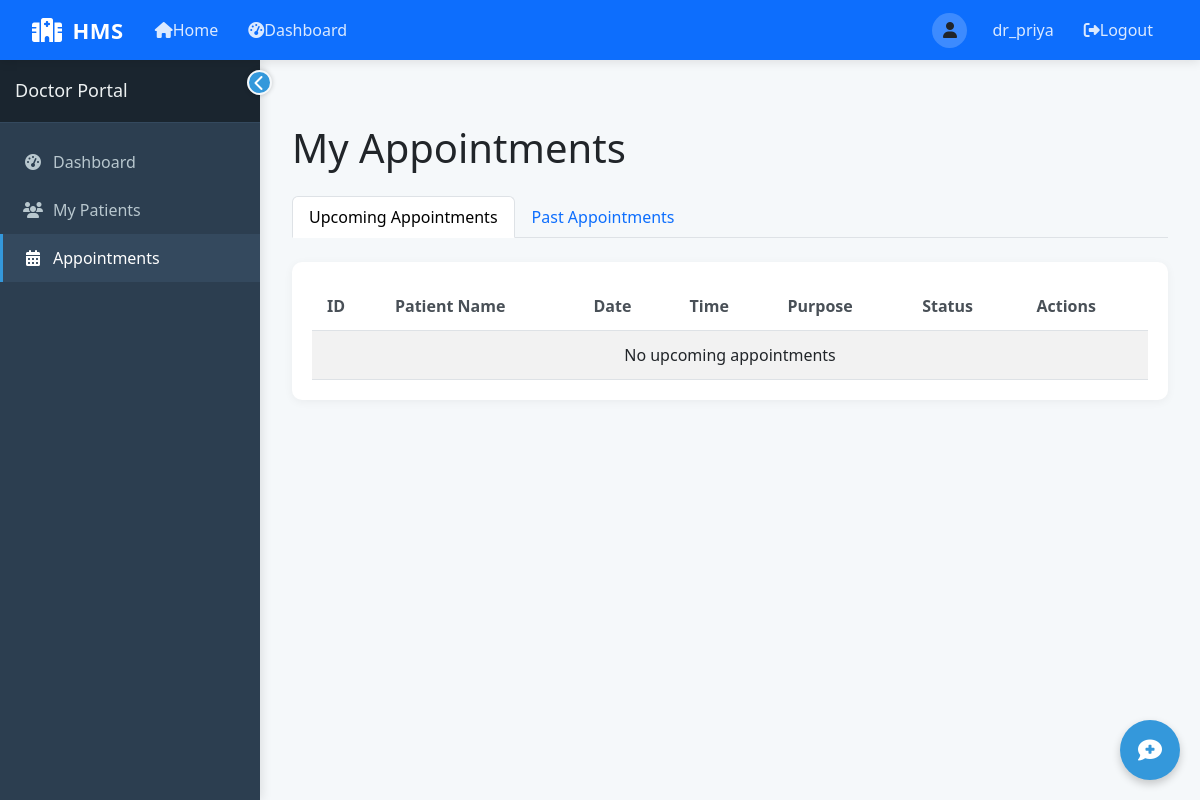
/doctor/appointments (signed in), run on an earlier commit of the app's database.
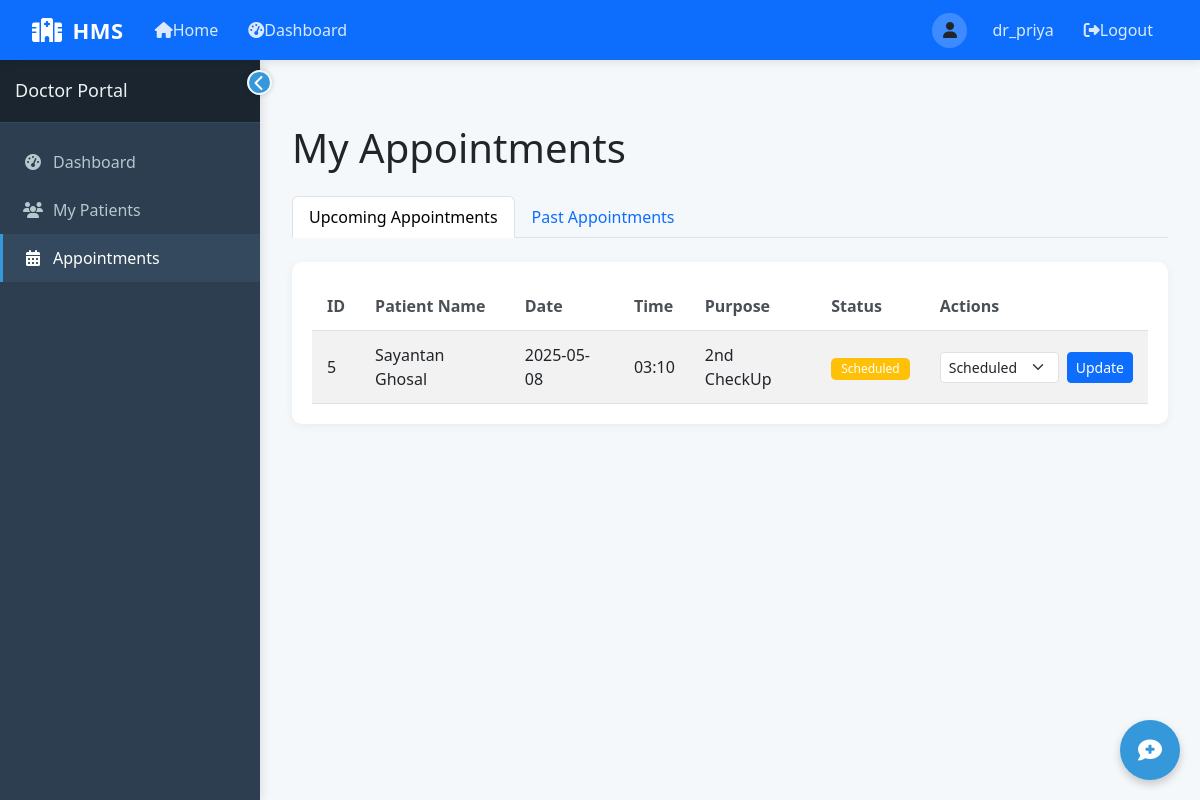
And on a later commit of the database.
### tables this page shows
CREATE TABLE Appointment (
            AppointmentID INTEGER PRIMARY KEY AUTOINCREMENT,
            PatientID INTEGER NOT NULL,
            DoctorID INTEGER NOT NULL,
            Date DATE NOT NULL,
            Time TEXT NOT NULL,
            Status TEXT DEFAULT 'Scheduled' CHECK (Status IN ('Scheduled', 'Completed', 'Cancelled')),
            Purpose TEXT,
            FOREIGN KEY (PatientID) REFERENCES Patient(PatientID),
            FOREIGN KEY (DoctorID) REFERENCES Doctor(DoctorID)
        );

CREATE TABLE Patient (
            PatientID INTEGER PRIMARY KEY AUTOINCREMENT,
            Name TEXT NOT NULL,
            Age INTEGER CHECK (Age > 0),
            Gender TEXT CHECK (Gender IN ('Male', 'Female', 'Other')),
            Password TEXT NOT NULL,
            ContactNumber TEXT,
            Email TEXT,
            Address TEXT,
            MedicalHistory TEXT,
            BloodGroup TEXT,
            AssignedDoctorID INTEGER,
            RegistrationDate DATE DEFAULT CURRENT_DATE,
            FOREIGN KEY (AssignedDoctorID) REFERENCES Doctor(DoctorID)
        );

### app.py (the view)
@app.route('/doctor/appointments')
def doctor_appointments():
    if 'user_id' not in session or session['user_type'] != 'doctor':
        return redirect(url_for('login'))
    doctor_id = session['user_id']
    current_date = datetime.now().strftime('%Y-%m-%d')  # Add current date
    conn = get_db_connection()
    upcoming = conn.execute('''
    SELECT a.*, p.Name as PatientName
    FROM Appointment a
    JOIN Patient p ON a.PatientID = p.PatientID
    WHERE a.DoctorID = ? AND a.Status = 'Scheduled' AND a.Date >= date('now')
    ORDER BY a.Date, a.Time
    ''', (doctor_id,)).fetchall()
    past = conn.execute('''
    SELECT a.*, p.Name as PatientName
    FROM Appointment a
    JOIN Patient p ON a.PatientID = p.PatientID
    WHERE a.DoctorID = ? AND (a.Status != 'Scheduled' OR a.Date < date('now'))
    ORDER BY a.Date DESC, a.Time
    ''', (doctor_id,)).fetchall()
    conn.close()
    return render_template('doctor/appointments.html',
                          upcoming=upcoming,
                          past=past,
                          current_date=current_date)  # Add current_date here

### app.py (called while the page is built)
def get_db_connection():
    conn = sqlite3.connect(DB_PATH)
    conn.row_factory = sqlite3.Row
    return conn

### templates/doctor/appointments.html (shortened to what this page needs)
{% extends "layout.html" %}
{% block content %}
<div class="container-fluid py-4">
    <h1 class="mb-4">My Appointments</h1>
    <ul class="nav nav-tabs mb-4" id="appointmentTabs" role="tablist">
        <li class="nav-item" role="presentation">
            <button class="nav-link active" id="upcoming-tab" data-bs-toggle="tab" data-bs-target="#upcoming" type="button" role="tab" aria-controls="upcoming" aria-selected="true">Upcoming Appointments</button>
        </li>
        <li class="nav-item" role="presentation">
            <button class="nav-link" id="past-tab" data-bs-toggle="tab" data-bs-target="#past" type="button" role="tab" aria-controls="past" aria-selected="false">Past Appointments</button>
        </li>
    </ul>
    <div class="tab-content" id="appointmentTabsContent">
        <div class="tab-pane fade show active" id="upcoming" role="tabpanel" aria-labelledby="upcoming-tab">
            <div class="card">
                <div class="card-body">
                    <div class="table-responsive">
                        <table class="table table-striped">
                            <thead>
                                <tr>
                                    <th>ID</th>
                                    <th>Patient Name</th>
                                    <th>Date</th>
                                    <th>Time</th>
                                    <th>Purpose</th>
                                    <th>Status</th>
                                    <th>Actions</th>
                                </tr>
                            </thead>
                            <tbody>
                                {% for appointment in upcoming %}
                                <tr>
                                    <td>{{ appointment.AppointmentID }}</td>
                                    <td>{{ appointment.PatientName }}</td>
                                    <td>{{ appointment.Date }}</td>
                                    <td>{{ appointment.Time }}</td>
                                    <td>{{ appointment.Purpose }}</td>
                                    <td>
                                        <span class="badge {% if appointment.Status == 'Scheduled' %}bg-warning{% elif appointment.Status == 'Completed' %}bg-success{% else %}bg-danger{% endif %}">
                                            {{ appointment.Status }}
                                        </span>
                                    </td>
                                    <td>
                                        <form method="post" action="{{ url_for('doctor_update_appointment', appointment_id=appointment.AppointmentID) }}" class="d-flex align-items-center">
                                            <select class="form-select form-select-sm me-2" name="status" style="width: auto;">
                                                <option value="Scheduled" {% if appointment.Status == 'Scheduled' %}selected{% endif %}>Scheduled</option>
                                            </select>
                                            <button type="submit" class="btn btn-sm btn-primary">Update</button>
                                        </form>
                                    </td>
                                </tr>
                                {% else %}
                                <tr>
                                    <td colspan="7" class="text-center">No upcoming appointments</td>
                                </tr>
                                {% endfor %}
                            </tbody>
                        </table>
                    </div>
                </div>
            </div>
        </div>
    </div>
</div>
{% endblock %}

What changed in the data, as far as the page shows it:
added Appointment: AppointmentID "5", PatientName "Sayantan Ghosal", Date "2025-05-08", Time "03:10", Purpose "2nd CheckUp", Status "Scheduled", status "Scheduled"
Also different on the page:
text no longer shown: "No upcoming appointments"
